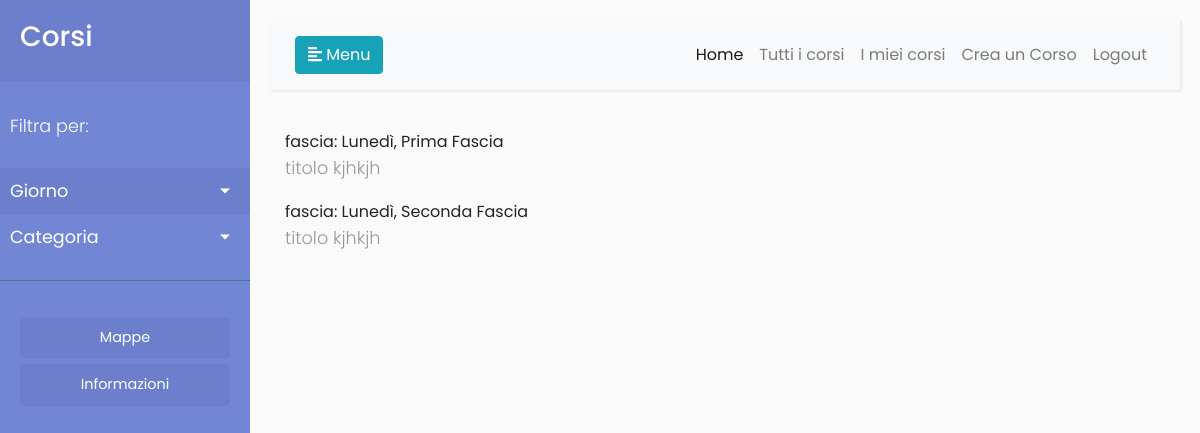
The page /mieicorsi/ (signed in) on the database its author committed.
### app/models.py (models this page shows, shortened)
class Fascia(models.Model):
    giorno = models.ForeignKey('Giorno', on_delete=models.CASCADE)
    fascia = models.CharField(
        max_length=80,
        choices=([
            ('Prima Fascia', 'Prima Fascia'),
            ('Seconda Fascia', 'Seconda Fascia'),
            ('Terza Fascia', 'Terza Fascia'),
        ]),
        default='Prima Fascia'
    )
    def __str__(self):
        return self.giorno.giorno_della_settimana + ', ' + self.fascia

class Giorno(models.Model):
    giorno_della_settimana = models.CharField(
        max_length=80,
        choices=([
            ('Lunedì', 'Lunedì'),
            ('Martedì', 'Martedì'),
            ('Mercoledì', 'Mercoledì'),
            ('Giovedì', 'Giovedì'),
            ('Venerdì', 'Venerdì'),
        ]),
        default='Lunedì'
    )

class Corso(models.Model):
    nome = models.CharField(max_length=100)
    descrizione = models.TextField(max_length=1500)
    is_progressive = models.BooleanField(default=True)
    fasce = models.ManyToManyField('Fascia')
    aula = models.ForeignKey('Aula', on_delete=models.CASCADE, related_name='aula')
    creatore = models.ForeignKey('Utente', on_delete=models.CASCADE, related_name='creatore')
    ospitanti = models.ManyToManyField('Utente')
    iscritti = models.ManyToManyField('Utente', related_name='iscritti')
    convalidato = models.BooleanField(default=False)

### app/views.py (the view)
# urls.py: url(r'^mieicorsi/$', views.miei_corsi),
@login_required(login_url='/login/')
def miei_corsi(request):
	iscrizioni = methods.Corso_Delegate().get_corsi(request)
	fasce = Fascia.objects.all()
	return render(request, 'corsi/miei_corsi.html', {'iscrizioni': iscrizioni, 'fasce': fasce})

### app/methods.py (called while the page is built)
    def get_corsi(self, request):
        studente = Utente.objects.get(user=request.user)
        fasce = Fascia.objects.all()
        iscrizioni = studente.iscrizioni.all()
        iscrizioni_list = list()
        for fascia in fasce:
            i = iscrizioni.filter(fasce__giorno=fascia.giorno, fasce__fascia=fascia.fascia)
            if i.count() == 0:
                iscrizioni_list.append({'fascia': fascia, 'empty': True, 'titolo': '', 'id': 0})
            else:
                i_c = iscrizioni.get(fasce__giorno=fascia.giorno, fasce__fascia=fascia.fascia)
                iscrizioni_list.append({'fascia': fascia, 'empty': False, 'titolo': i_c.nome, 'id': i_c.id})
        return iscrizioni_list

### app/templates/corsi/miei_corsi.html
{% extends 'base.html' %}
{% block content %}
  <div class="container">
    {% for iscrizione in iscrizioni %}
    fascia: {{iscrizione.fascia}}
      {% if iscrizione.empty == False %}
      <p id="{{iscrizione.id}}">titolo {{iscrizione.titolo}}</p>
      {% else %}
      <p>  questa fascia è vuota</p><br>
      {% endif %}
    {% endfor %}
  </div>
{% endblock %}

### app/static/css/style.css (style rules this page uses)
* { margin: 0; padding: 0; border: 0; outline: 0; font-size: 100%; vertical-align: baseline; background: transparent; }

### app/static/css/sidebar.css (style rules this page uses)
body { font-family: 'Poppins', sans-serif; background: #fafafa; }
p { font-family: 'Poppins', sans-serif; font-size: 1.1em; font-weight: 300; line-height: 1.7em; color: #999; }

### rows shown on the page
Fascia: fascia "Lunedì, Prima Fascia", titolo "kjhkjh"
Fascia: fascia "Lunedì, Seconda Fascia", titolo "kjhkjh"
